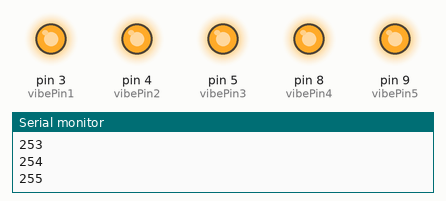
This sketch was run on a simulated Arduino Uno, built with avr-gcc and run on an emulated ATmega328P. Parts: output pins drawn as LEDs (lit = HIGH), the last lines printed to the serial monitor.

Above: at 12.85 s.
At 25.7 s:
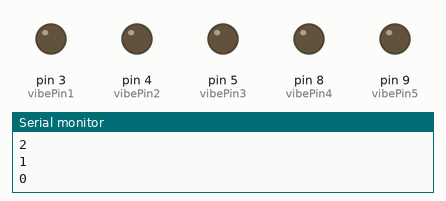
Timing chart, 0 to 40.0 s (numbered marks = the images above):
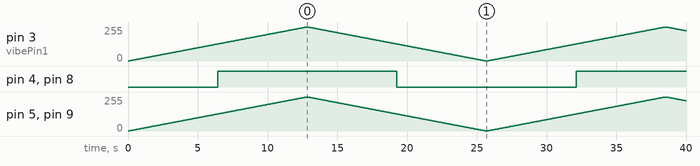

The sketch:

VibeMoterTest.ino
```cpp
#define vibePin1 3
#define vibePin2 4
#define vibePin3 5
#define vibePin4 8
#define vibePin5 9

void setup() {
  pinMode(vibePin1, OUTPUT);
  pinMode(vibePin2, OUTPUT);
  pinMode(vibePin3, OUTPUT);
  pinMode(vibePin4, OUTPUT);
  pinMode(vibePin5, OUTPUT);
  Serial.begin(9600);

}

void loop() {
  for(int i=0; i <= 255; i++){
    Serial.println(i);
    analogWrite(vibePin1, i);
    analogWrite(vibePin2, i);
    analogWrite(vibePin3, i);
    analogWrite(vibePin4, i);
    analogWrite(vibePin5, i);
    delay(50);
  }
  for(int i=255; i >= 0; i= i- 1){
    Serial.println(i);
    analogWrite(vibePin1, i);
    analogWrite(vibePin2, i);
    analogWrite(vibePin3, i);
    analogWrite(vibePin4, i);
    analogWrite(vibePin5, i);
    delay(50);
  }

}
```

Measured:
- by itself, pin 4 (vibePin2), pin 8 (vibePin4): LOW → HIGH at 6.4 s, → LOW 12.9 s later, → HIGH 12.8 s later
